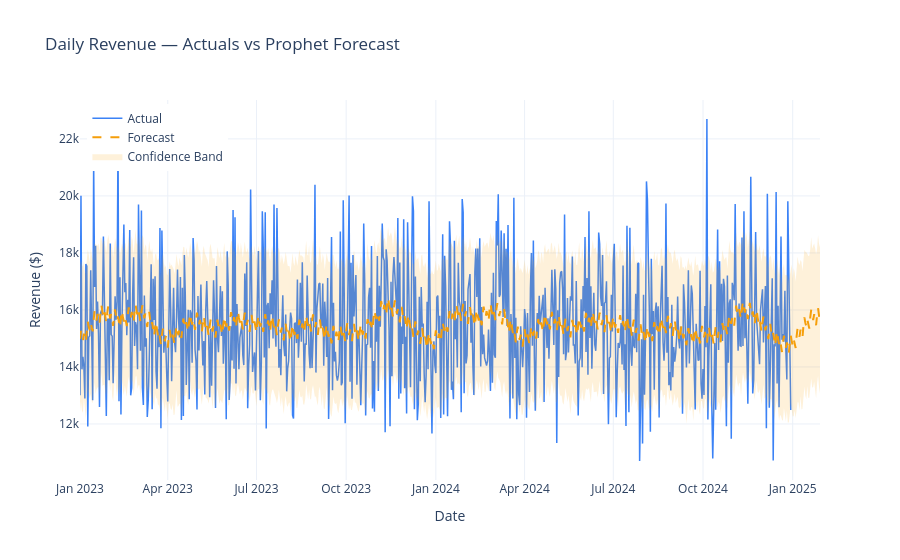

The cell this chart's notebook holds for it:
### Code cell
# Plot forecast
fig = go.Figure()

fig.add_trace(go.Scatter(
    x=prophet_df['ds'], y=prophet_df['y'],
    name='Actual', mode='lines',
    line=dict(color='#3b82f6', width=1.5)
))
fig.add_trace(go.Scatter(
    x=forecast['ds'], y=forecast['yhat'],
    name='Forecast', mode='lines',
    line=dict(color='#f59e0b', width=2, dash='dash')
))
fig.add_trace(go.Scatter(
    x=pd.concat([forecast['ds'], forecast['ds'][::-1]]),
    y=pd.concat([forecast['yhat_upper'], forecast['yhat_lower'][::-1]]),
    fill='toself', fillcolor='rgba(245,158,11,0.15)',
    line=dict(color='rgba(0,0,0,0)'), name='Confidence Band'
))
fig.update_layout(
    title='Daily Revenue — Actuals vs Prophet Forecast',
    xaxis_title='Date', yaxis_title='Revenue ($)',
    template='plotly_white', legend=dict(x=0.01, y=0.99)
)
fig.show()

### Figure 1 — Plotly figure (JSON) as saved in the notebook; plotly's stock layout.template omitted (floating-point values rounded to 4 significant figures; data arrays with more than 128 entries replaced by an {"elided": "..."} marker saying what was removed)
{"data": [{"line": {"color": "#3b82f6", "width": 1.5}, "mode": "lines", "name": "Actual", "type": "scatter", "x": {"elided": "730 str values"}, "y": {"elided": "730 float values"}}, {"line": {"color": "#f59e0b", "dash": "dash", "width": 2}, "mode": "lines", "name": "Forecast", "type": "scatter", "x": {"elided": "760 str values"}, "y": {"elided": "760 float values"}}, {"fill": "toself", "fillcolor": "rgba(245,158,11,0.15)", "line": {"color": "rgba(0,0,0,0)"}, "name": "Confidence Band", "type": "scatter", "x": {"elided": "1520 str values"}, "y": {"elided": "1520 float values"}}], "layout": {"legend": {"x": 0.01, "y": 0.99}, "title": {"text": "Daily Revenue — Actuals vs Prophet Forecast"}, "xaxis": {"title": {"text": "Date"}}, "yaxis": {"title": {"text": "Revenue ($)"}}}}
